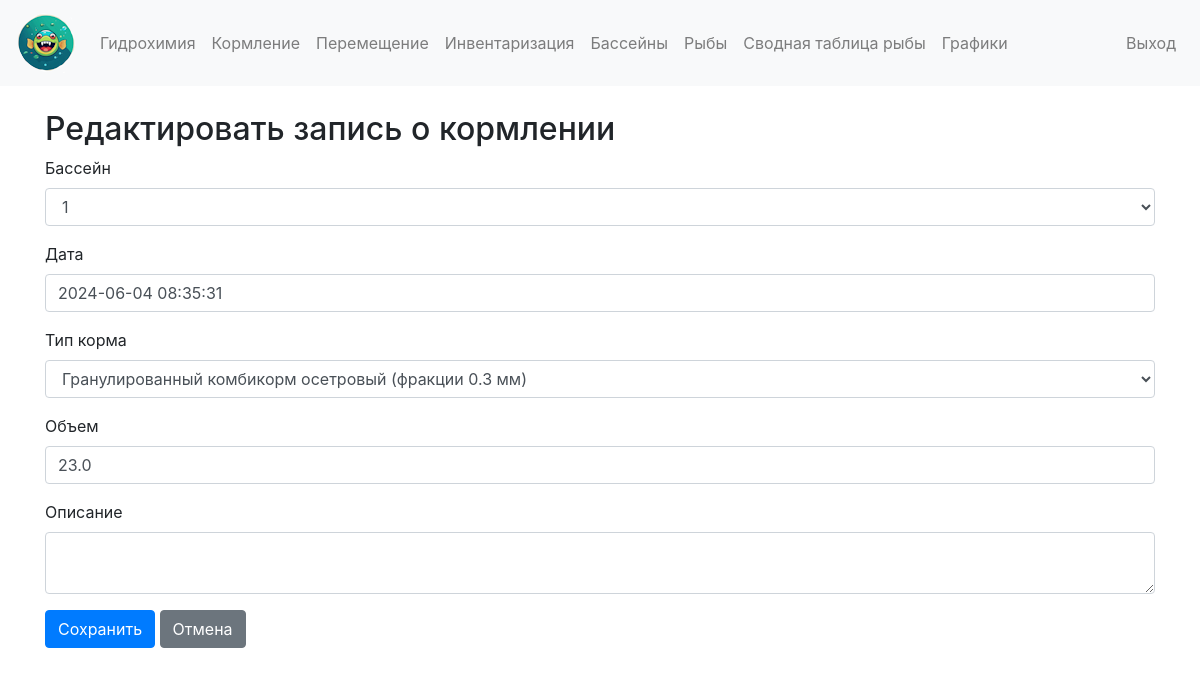
The page /feed/edit/1 (signed in) on the database its author committed.
### app/models.py (models this page shows)
class Feed(db.Model):
    id = db.Column(db.Integer, primary_key=True)
    pool_id = db.Column(db.Integer, db.ForeignKey('pool.id'), nullable=False)
    feed_date = db.Column(db.Integer, nullable=False)
    feed_type_id = db.Column(db.Integer, db.ForeignKey('feed_type.id'), nullable=False)
    feed_value = db.Column(db.Float, nullable=False)
    feed_desc = db.Column(db.Text, nullable=True)
    pool = db.relationship('Pool', backref=db.backref('feeds', lazy=True))
    feed_type = db.relationship('FeedType', backref=db.backref('feeds', lazy=True))

### app/app.py (the view, shortened to what this page needs)
@app.route('/feed/edit/<int:feed_id>', methods=['GET', 'POST'])
@login_required
def edit_feed(feed_id):
    feed = Feed.query.get_or_404(feed_id)
    form = FeedForm(obj=feed)
    form.feed_date.data = datetime.fromtimestamp(feed.feed_date)
    form.pool_id.choices = [(pool.id, pool.name) for pool in Pool.query.all()]
    form.feed_type_id.choices = [(feed_type.id, feed_type.name) for feed_type in FeedType.query.all()]
    return render_template('edit_feed.html', form=form, feed=feed)

### app/forms.py
class FeedForm(FlaskForm):
    pool_id = SelectField('Бассейн', coerce=int, validators=[DataRequired()])
    feed_date = DateTimeField('Дата', default=datetime.utcnow(), format='%Y-%m-%d %H:%M:%S', validators=[DataRequired()])
    feed_type_id = SelectField('Тип корма', coerce=int, validators=[DataRequired()])
    feed_value = FloatField('Объем', validators=[DataRequired()])
    feed_desc = TextAreaField('Описание', validators=[Optional()])
    submit = SubmitField('Сохранить')

### app/app.py (called while the page is built)
@login_manager.user_loader
def load_user(user_id):
    return User.query.get(int(user_id))

### app/templates/edit_feed.html (shortened to what this page needs)
{% extends "base.html" %}
{% block content %}
<h2>{{ 'Редактировать запись о кормлении' if feed else 'Новая запись о кормлении' }}</h2>
<form method="POST">
    <div class="form-group">
        {{ form.pool_id.label(class="form-control-label") }}
        {{ form.pool_id(class="form-control") }}
    </div>
    <div class="form-group">
        {{ form.feed_date.label(class="form-control-label") }}
        {{ form.feed_date(class="form-control") }}
    </div>
    <div class="form-group">
        {{ form.feed_type_id.label(class="form-control-label") }}
        {{ form.feed_type_id(class="form-control") }}
    </div>
    <div class="form-group">
        {{ form.feed_value.label(class="form-control-label") }}
        {{ form.feed_value(class="form-control") }}
    </div>
    <div class="form-group">
        {{ form.feed_desc.label(class="form-control-label") }}
        {{ form.feed_desc(class="form-control") }}
    </div>
    <div class="form-group">
            {{ form.submit(class="btn btn-primary") }}
            <a href="{{ url_for('feeding') }}" class="btn btn-secondary">Отмена</a>
    </div>
</form>
{% endblock %}

### rows shown on the page
Feed: pool_id "1", feed_date "2024-06-04 08:35:31", feed_type_id "Гранулированный комбикорм осетровый (фракции 0.3 мм)", feed_value "23.0"
